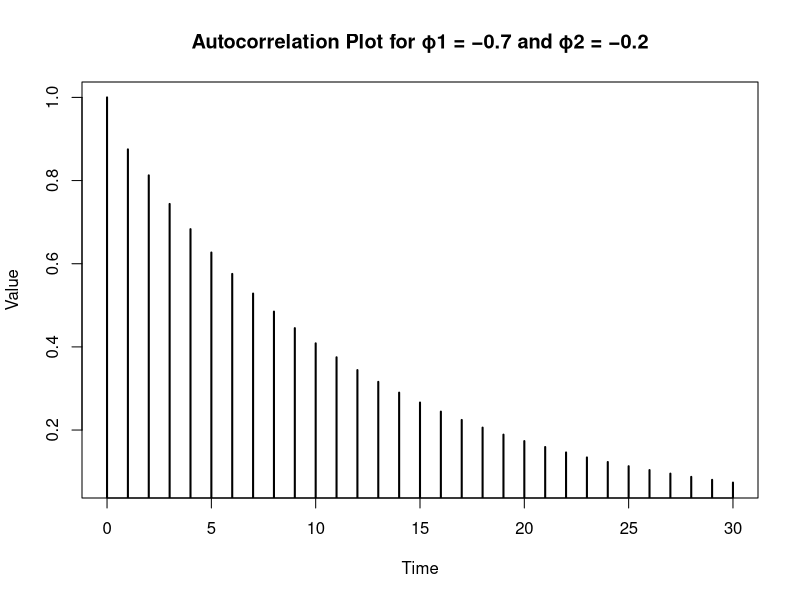
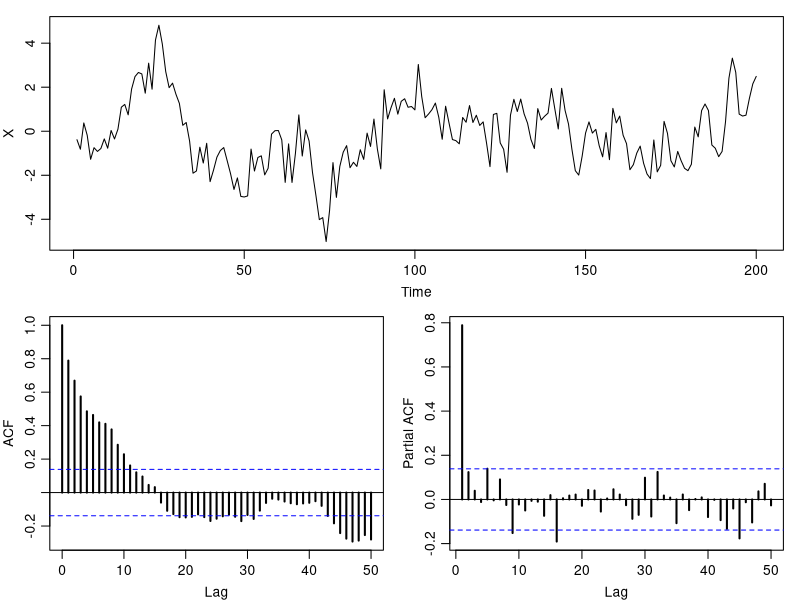
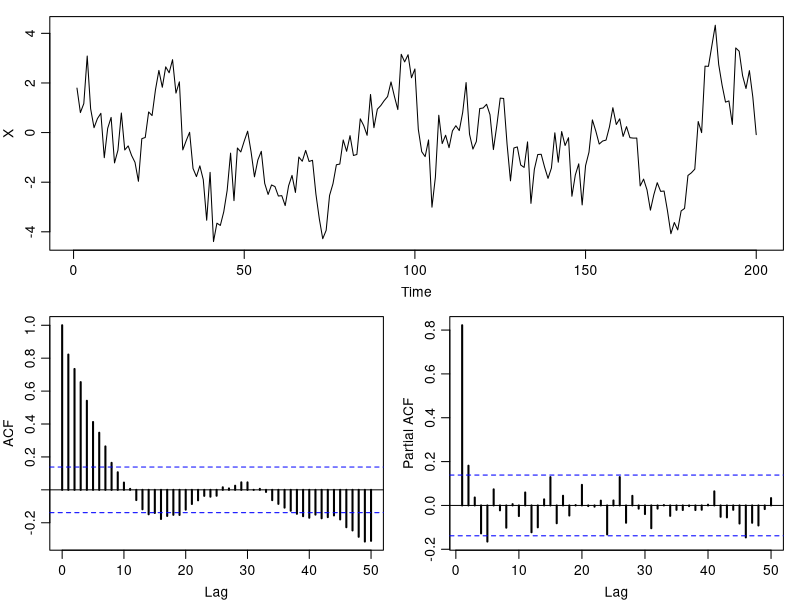
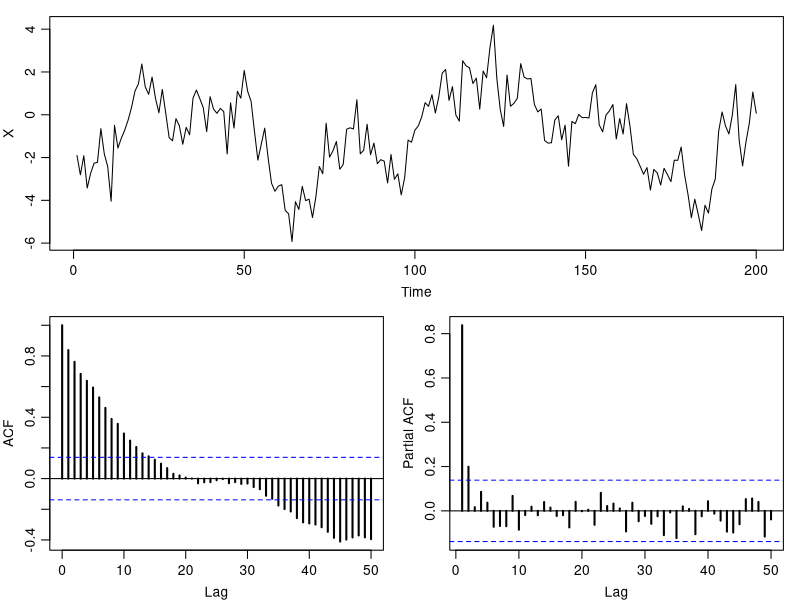
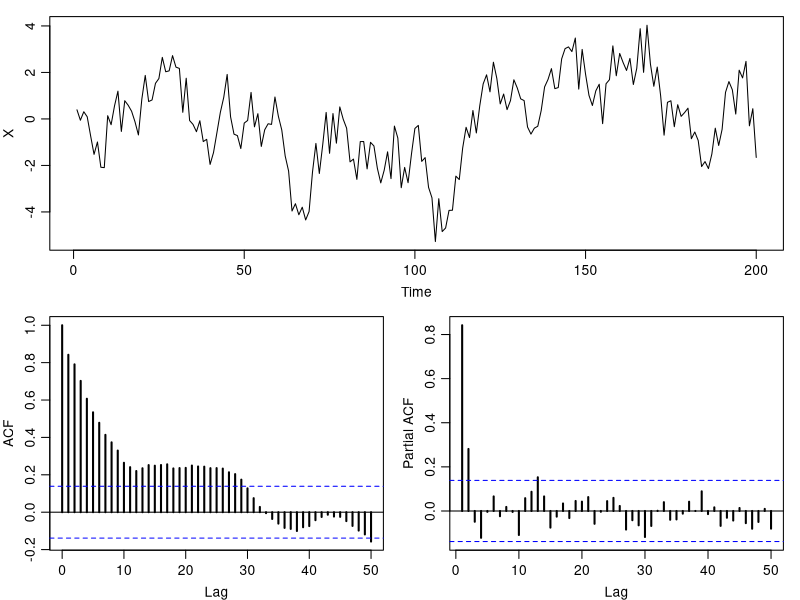
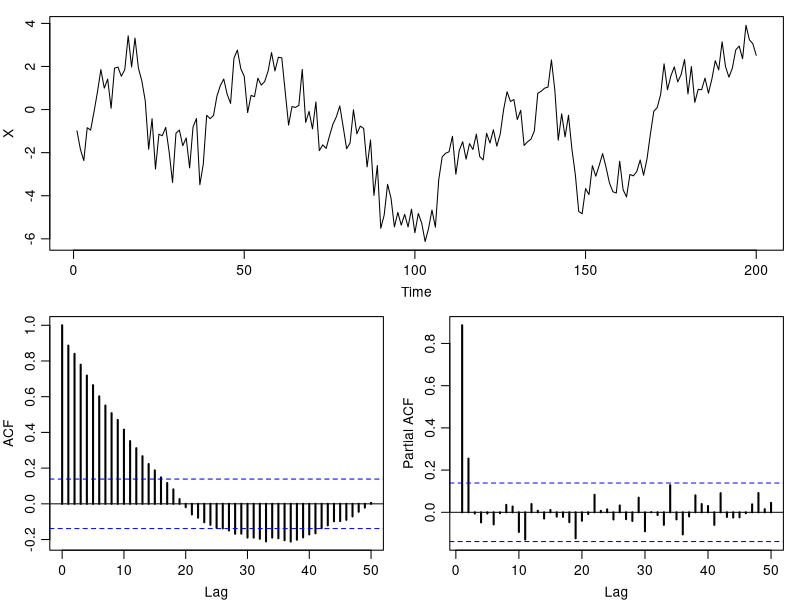
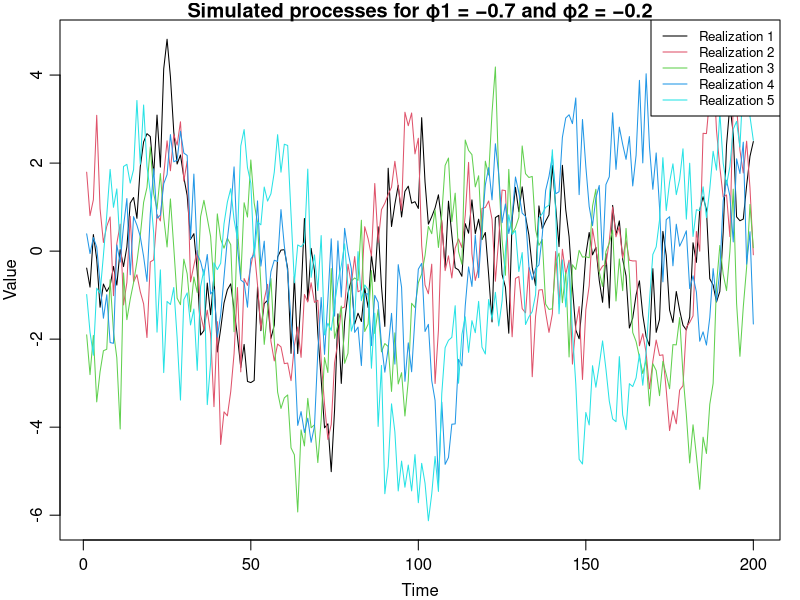
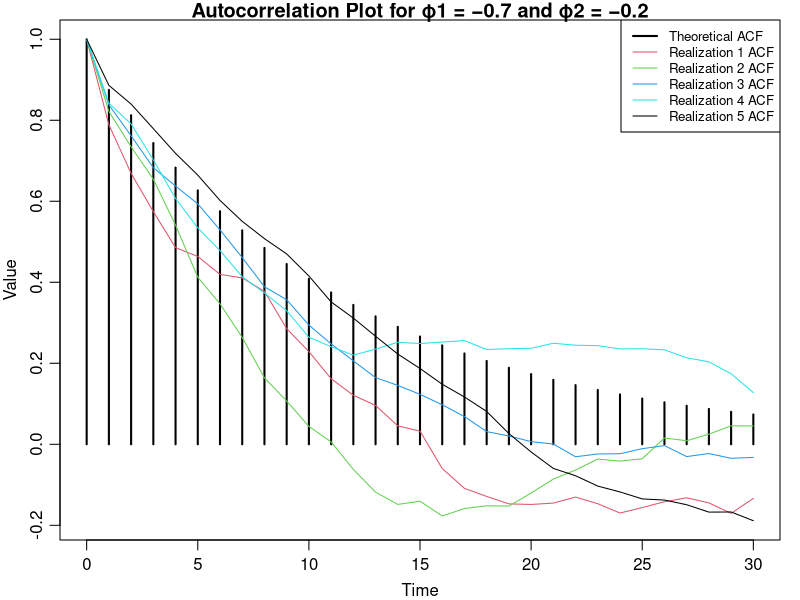

These figures' R source, in order:
# load excel read library
library(utils)
library(ggplot2)
library(xtable)

# clear variables
rm(list=ls())

# resizing the graphics window
par(mfrow=c(1,1))


## ---------------------------------------------------------------------------------------
## Part 1 - Stability
## 1.4. Plot the autocorrelation ρ(k) up to nlag = 30 for the coefficient values above.

# AR(2) process coefficients
phi1 = -0.7
phi2 = -0.2

nlag = 30

# Store the values of the autocorrelation ρ(k)
acf_data <- data.frame(
  time = 0:nlag, 
  rho = rep(0, nlag+1)
)

# Base cases of the recursive formula
acf_data$rho[1] <- 1
acf_data$rho[2] <- -phi1 / (1+phi2)

# Calculate recursively ρ(k)
for (i in 3:(nlag+1)){
  acf_data$rho[i] <- - phi1 * acf_data$rho[i-1] - phi2 * acf_data$rho[i-2]
}

# Create LaTeX table code using xtable
latex_code <- xtable(acf_data, digits = 2)

# Print the LaTeX code
print(latex_code, include.rownames = FALSE, only.contents = TRUE)

# Plot the autocorrelation
plot(acf_data$time, acf_data$rho, type = "h", lwd = 2, xlab = "Time", ylab = "Value", main = "Autocorrelation Plot for ϕ1 = −0.7 and ϕ2 = −0.2")
#barplot(acf_data$rho, names.arg = acf_data$time, width=1, xlab = "Time", ylab = "Value", main = "Autocorrelation Plot for ϕ1 = −0.7 and ϕ2 = −0.2")


## ---------------------------------------------------------------------------------------
## 1.5. Simulate 5 realizations of the process up to n = 200 observations. Plot them in a plot.

# Function for plot
plotit <- function(x){
  layout(rbind(1,2:3))
  par(mar=c(3,3,1,1), mgp=c(2, 0.7,0))
  plot(x, ylab="X")
  acf(x, lag.max=50, lwd=2)
  pacf(x, lag.max=50, lwd=2)
}

# AR(2) process
model <- list(ar=c(-phi1, -phi2))

n <- 200 # number of observations

# Create a dataframe to store the realizations
ar_data <- data.frame(
  time = 1:n
)

# # Create a dataframe to store the confidence intervals
# ci_data <- data.frame(
#   time = 1:n
# )

# Simulate 5 realizations and plot each
for (i in 1:5) {
  col_name <- paste0("Realization ", i)  # column name
  ar_data[col_name] <- rep(0, n)  # to keep the data of our AR simulated processes
  
  (seed_name <- paste0(i,i+1,i+2))    # set seed for simulation of process
  set.seed(seed_name)
  ar_data[col_name] <- arima.sim(model, n) # simulate an AR process
  
  #ci_data[col_name] <- confint(ar_data[col_name])
  
  plotit( ar_data[col_name] )     # plot the realization
}

# Resizing the graphics window
par(mfrow=c(1,1))

# Plot in one plot
matplot(ar_data$time, ar_data[, -1], type = "l", lty = 1, col = 1:5, xlab = "Time", ylab = "Value",
        main = "Simulated processes for ϕ1 = −0.7 and ϕ2 = −0.2", ylim = range(ar_data[, -1]))
legend("topright", legend = colnames(ar_data[, -1]), col = 1:5, lty = 1, cex = 0.8)


## ---------------------------------------------------------------------------------------
## 1.6. Calculate the empirical ACF of the simulations and plot them together with ρ(k), up to lag 30.


# Calculate the empirical autocorrelation for each realizations
for (i in 1:5) {
  col_name <- paste0("Realization ", i)
  acf_data[col_name] <- acf(ar_data[col_name], lag.max = nlag, plot = FALSE)$acf
}


# # Plot autocorrelation for each model on a single bar plot
# acf_mat <- as.matrix(acf_data[, -1])  # Excluding the first column
# 
# # Generating different colors for each plot
# colors <- c("green", "blue", "purple", "red", "orange", "black") 
# 
# barplot(t(acf_mat), names.arg = acf_data$time, beside = TRUE, col = colors, border=NA, space=c(0.5,5), 
#         xlab = "Time", ylab = "Value", main = "Autocorrelation Plot for ϕ1 = −0.7 and ϕ2 = −0.2")
# legend("topright", legend = colnames(acf_mat), col = colors, lwd = 2)


# Plot on a line plot
matplot(acf_data$time, acf_data[,-1], type = c("h", rep("l", 5)), lty = c(1,rep(1,5)), lwd = c(2,rep(1,5)), col = 1:5, xlab = "Time", ylab = "Value",
        main = "Autocorrelation Plot for ϕ1 = −0.7 and ϕ2 = −0.2", ylim = range(acf_data[, -1]))
legend("topright", legend = c("Theoretical ACF", paste(colnames(acf_data[,-1][,-1]),"ACF")), col = 1:5, lty = c(1,rep(1,5)), lwd = c(2,rep(1,5)), cex = 0.8)

# # Add the confidence interval
# acf_data$CI <- rep(qnorm(0.975), nlag+1)
# lines(acf_data$time, acf_data$CI, type = "l", lwd = 2, lty = 2,col="red")



# y_min <- min(acf_data[,-1])
# y_max <- max(acf_data[,-1])
# 
# plot(acf_data$time, acf_data$rho, type = "l", col = colors[1], lty = 1, ylim = c(y_min, y_max),
#      xlab = "Time", ylab = "Value", main = "Autocorrelation Plot")
# 
# for (i in 1:5) {
#   lines(acf_data$time, acf_mat[,i+1], type = "l", col = colors[i+1])
# }
# legend("topright", legend = colnames(acf_mat), col = colors, lwd = 2)




## ---------------------------------------------------------------------------------------
## 1.7. Redo plots of simulations and ACFs for the following ϕ1-values. 
## ϕ1 = −0.2

phi1 <- -0.2
ar_data2 <- data.frame( time = 1:n )
acf_data2 <- data.frame( time = 0:nlag, 
                         rho = rep(0, nlag+1) )

# Base cases of the recursive formula
acf_data2$rho[1] <- 1
acf_data2$rho[2] <- -phi1 / (1+phi2)

# Calculate recursively ρ(k)
for (i in 3:(nlag+1)){
  acf_data2$rho[i] <- -phi1*acf_data2$rho[i-1] - phi2*acf_data2$rho[i-2] 
}

# AR(2) process
model <- list(ar=c(-phi1, -phi2))

# Simulate 5 realizations
for (i in 1:5) {
  col_name <- paste0("Realization ", i)  
  ar_data2[col_name] <- rep(0, n)  
  
  (seed_name <- paste0(i,i+1,i+2))    # set seed for simulation of process
  set.seed(seed_name)
  ar_data2[col_name] <- arima.sim(model, n) # simulate an AR process
  plotit(ar_data2[col_name])
}

# Resizing the graphics window
par(mfrow=c(1,1))

# Plot the realizations
matplot(ar_data2$time, ar_data2[, -1], type = "l", lty = 1, col = 1:5, xlab = "Time", ylab = "Value",
        main = "Simulated processes for ϕ1 = −0.2", ylim = range(ar_data2[, -1]))
legend("topright", legend = colnames(ar_data[, -1]), col = 1:5, lty = 1, cex = 0.8)


# Calculate the empirical autocorrelation for each realization
for (i in 1:5) {
  col_name <- paste0("Realization ", i)
  acf_data2[col_name] <- acf(ar_data2[col_name], lag.max = nlag, plot = FALSE)$acf
}

# Plot the auto correlations on a line plot
matplot(acf_data2$time, acf_data2[,-1], type = c("h", rep("l", 5)), lty = c(1,rep(1,5)), lwd = c(2,rep(1,5)), col = 1:5, xlab = "Time", ylab = "Value",
        main = "Autocorrelation Plot for ϕ1 = −0.2", ylim = range(acf_data2[, -1]))
legend("topright", legend = c("Theoretical ACF", paste(colnames(acf_data[,-1][,-1]),"ACF")), col = 1:5, lty = c(1,rep(1,5)), lwd = c(2,rep(1,5)), cex = 0.8)


# # On a  bar plot
# acf_mat2 <- as.matrix(acf_data2[, -1]) 
# barplot(t(acf_mat2), names.arg = acf_data2$time, beside = TRUE, col = colors, border=NA, space=c(0.5,5), 
#         xlab = "Time", ylab = "Value", main = "Autocorrelation Plot for ϕ1 = −0.2")
# legend("topright", legend = colnames(acf_mat2), col = colors, lwd = 2)



## ---------------------------------------------------------------------------------------
## 1.8. Redo plots of simulations and ACFs for the following ϕ1-values. 
## ϕ1 = 0.7

phi1 <- 0.7
ar_data2 <- data.frame( time = 1:n )
acf_data2 <- data.frame( time = 0:nlag, 
                         rho = rep(0, nlag+1) )

# Base cases of the recursive formula
acf_data2$rho[1] <- 1
acf_data2$rho[2] <- -phi1 / (1+phi2)

# Calculate recursively ρ(k)
for (i in 3:(nlag+1)){
  acf_data2$rho[i] <- -phi1*acf_data2$rho[i-1] - phi2*acf_data2$rho[i-2] 
}

# AR(2) process
model <- list(ar=c(-phi1, -phi2))

# Simulate 5 realizations
for (i in 1:5) {
  col_name <- paste0("Realization ", i)  
  ar_data2[col_name] <- rep(0, n)  
  
  (seed_name <- paste0(i,i+1,i+2))    # set seed for simulation of process
  set.seed(seed_name)
  ar_data2[col_name] <- arima.sim(model, n) # simulate an AR process
  plotit(ar_data2[col_name])
}

# Resizing the graphics window
par(mfrow=c(1,1))

# Plot the realizations
matplot(ar_data2$time, ar_data2[, -1], type = "l", lty = 1, col = 1:5, xlab = "Time", ylab = "Value",
        main = "Simulated processes for ϕ1 = 0.7", ylim = range(ar_data2[, -1]))
legend("topright", legend = colnames(ar_data[, -1]), col = 1:5, lty = 1, cex = 0.8)


# Calculate the empirical autocorrelation for each realization
for (i in 1:5) {
  col_name <- paste0("Realization ", i)
  acf_data2[col_name] <- acf(ar_data2[col_name], lag.max = nlag, plot = FALSE)$acf
}

# Plot the auto correlations on a line plot
matplot(acf_data2$time, acf_data2[,-1], type = c("h", rep("l", 5)), lty = c(1,rep(1,5)), lwd = c(2,rep(1,5)), col = 1:5, xlab = "Time", ylab = "Value",
        main = "Autocorrelation Plot for ϕ1 = 0.7", ylim = range(acf_data2[, -1]))
legend("topright", legend = c("Theoretical ACF", paste(colnames(acf_data[,-1][,-1]),"ACF")), col = 1:5, lty = c(1,rep(1,5)), lwd = c(2,rep(1,5)), cex = 0.8)




## ---------------------------------------------------------------------------------------
## NON-STATIONARY PROCESSES
## ---------------------------------------------------------------------------------------

# A simulation function for ARMA simulation, use model as arima.sim, i.e. flip sign of phi (into ar) coefficients
sim <- function(model, n, nburnin=100){
  n <- n + nburnin
  # Take the ar and ma part
  ar <- model$ar
  ma <- model$ma
  # The order (i.e. the number of lags)
  p <- length(ar)
  q <- length(ma)
  # The vector for the simulation result
  y <- numeric(n)
  # Generate the random normal values
  eps <- rnorm(n)
  # Run the simulation
  for(i in (max(p,q)+1):n){
    y[i] <- eps[i] + sum(y[i-(1:p)] * ar) + sum(eps[i-(1:q)] * ma)
  }
  # Return without the burn-in period
  return(y[(nburnin+1):n])
}


## ---------------------------------------------------------------------------------------
## 1.9. Redo plots of simulations and ACFs for the following ϕ1-values. 
## ϕ1 = −0.8

# Initialize 
phi1 <- -0.8
ar_data2 <- data.frame( time = 1:n )
acf_data2 <- data.frame( time = 0:nlag, 
                         rho = rep(0, nlag+1) )

# Base cases of the recursive formula
acf_data2$rho[1] <- 1
acf_data2$rho[2] <- -phi1 / (1+phi2)

# Calculate recursively ρ(k)
for (i in 3:(nlag+1)){
  acf_data2$rho[i] <- -phi1*acf_data2$rho[i-1] - phi2*acf_data2$rho[i-2] 
}

# AR(2) process
model <- list(ar=c(-phi1, -phi2))

# Simulate 5 realizations
for (i in 1:5) {
  col_name <- paste0("Realization ", i)  
  ar_data2[col_name] <- rep(0, n)  
  
  (seed_name <- paste0(i,i+1,i+2))    # set seed for simulation of process
  set.seed(seed_name)
  ar_data2[col_name] <- sim(model, n) # simulate a non-stationnary AR process
}


# Plot the realizations
matplot(ar_data2$time, ar_data2[, -1], type = "l", lty = 1, col = 1:5, xlab = "Time", ylab = "Value",
        main = "Simulated processes for ϕ1 = −0.8", ylim = range(ar_data2[, -1]))
legend("topright", legend = colnames(ar_data[, -1]), col = 1:5, lty = 1, cex = 0.8)


# Calculate the empirical autocorrelation for each realization
for (i in 1:5) {
  col_name <- paste0("Realization ", i)
  acf_data2[col_name] <- acf(ar_data2[col_name], lag.max = nlag, plot = FALSE)$acf
}

# Plot the auto correlations on a line plot
matplot(acf_data2$time, acf_data2[,-1], type = c("h", rep("l", 5)), lty = c(1,rep(1,5)), lwd = c(2,rep(1,5)), col = 1:5, xlab = "Time", ylab = "Value",
        main = "Autocorrelation Plot for ϕ1 = −0.8", ylim = range(acf_data2[, -1]))
legend("topright", legend = c("Theoretical ACF", paste(colnames(acf_data[,-1][,-1]),"ACF")), col = 1:5, lty = c(1,rep(1,5)), lwd = c(2,rep(1,5)), cex = 0.8)



## ---------------------------------------------------------------------------------------
## 1.10. Redo plots of simulations and ACFs for the following ϕ1-values. 
## ϕ1 = −0.85

phi1 <- -0.85
ar_data2 <- data.frame( time = 1:n )
acf_data2 <- data.frame( time = 0:nlag, 
                         rho = rep(0, nlag+1) )

# Base cases of the recursive formula
acf_data2$rho[1] <- 1
acf_data2$rho[2] <- -phi1 / (1+phi2)

# Calculate recursively ρ(k)
for (i in 3:(nlag+1)){
  acf_data2$rho[i] <- -phi1*acf_data2$rho[i-1] - phi2*acf_data2$rho[i-2] 
}

# AR(2) process
model <- list(ar=c(-phi1, -phi2))

# Simulate 5 realizations
for (i in 1:5) {
  col_name <- paste0("Realization ", i)  
  ar_data2[col_name] <- rep(0, n)  
  
  (seed_name <- paste0(i,i+1,i+2))    # set seed for simulation of process
  set.seed(seed_name)
  ar_data2[col_name] <- sim(model, n) # simulate a non-stationary AR process
}

# Plot the realizations
matplot(ar_data2$time, ar_data2[, -1], type = "l", lty = 1, col = 1:5, xlab = "Time", ylab = "Value",
        main = "Simulated processes for ϕ1 = −0.85", ylim = range(ar_data2[, -1]))
legend("topright", legend = colnames(ar_data[, -1]), col = 1:5, lty = 1, cex = 0.8)


# Calculate the empirical autocorrelation for each realization
for (i in 1:5) {
  col_name <- paste0("Realization ", i)
  acf_data2[col_name] <- acf(ar_data2[col_name], lag.max = nlag, plot = FALSE)$acf
}


# Plot the auto correlations on a line plot
matplot(acf_data2$time, acf_data2[,-1], type = c("h", rep("l", 5)), lty = c(1,rep(1,5)), lwd = c(2,rep(1,5)), col = 1:5, xlab = "Time", ylab = "Value",
        main = "Autocorrelation Plot for ϕ1 = −0.85", ylim = range(acf_data2[, -1]))
legend("topright", legend = c("Theoretical ACF", paste(colnames(acf_data[,-1][,-1]),"ACF")), col = 1:5, lty = c(1,rep(1,5)), lwd = c(2,rep(1,5)), cex = 0.8)


